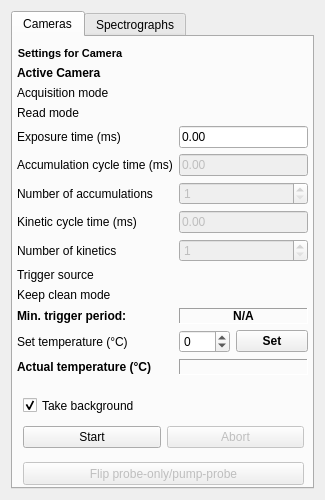
<?xml version="1.0" encoding="UTF-8"?>
<ui version="4.0">
 <class>Form</class>
 <widget class="QWidget" name="Form">
  <property name="geometry">
   <rect>
    <x>0</x>
    <y>0</y>
    <width>325</width>
    <height>500</height>
   </rect>
  </property>
  <property name="windowTitle">
   <string>Acquisition control</string>
  </property>
  <layout class="QVBoxLayout" name="verticalLayout">
   <item>
    <widget class="QTabWidget" name="tabDevices">
     <property name="currentIndex">
      <number>0</number>
     </property>
     <widget class="QWidget" name="tabCams">
      <attribute name="title">
       <string>Cameras</string>
      </attribute>
      <widget class="QPushButton" name="flipPumpOnlyPumpProbeButton">
       <property name="enabled">
        <bool>false</bool>
       </property>
       <property name="geometry">
        <rect>
         <x>10</x>
         <y>425</y>
         <width>281</width>
         <height>23</height>
        </rect>
       </property>
       <property name="text">
        <string>Flip probe-only/pump-probe</string>
       </property>
      </widget>
      <widget class="QWidget" name="layoutWidget">
       <property name="geometry">
        <rect>
         <x>4</x>
         <y>10</y>
         <width>291</width>
         <height>341</height>
        </rect>
       </property>
       <layout class="QFormLayout" name="formLayoutCams">
        <property name="formAlignment">
         <set>Qt::AlignLeading|Qt::AlignLeft|Qt::AlignTop</set>
        </property>
        <item row="0" column="0">
         <widget class="QLabel" name="editCameraLabel">
          <property name="font">
           <font>
            <pointsize>8</pointsize>
            <weight>75</weight>
            <bold>true</bold>
           </font>
          </property>
          <property name="text">
           <string>Settings for Camera</string>
          </property>
          <property name="alignment">
           <set>Qt::AlignCenter</set>
          </property>
         </widget>
        </item>
        <item row="2" column="0">
         <widget class="QLabel" name="label_2">
          <property name="enabled">
           <bool>true</bool>
          </property>
          <property name="text">
           <string>Acquisition mode</string>
          </property>
         </widget>
        </item>
        <item row="3" column="0">
         <widget class="QLabel" name="label_3">
          <property name="enabled">
           <bool>true</bool>
          </property>
          <property name="text">
           <string>Read mode</string>
          </property>
         </widget>
        </item>
        <item row="4" column="0">
         <widget class="QLabel" name="label_4">
          <property name="text">
           <string>Exposure time (ms)</string>
          </property>
         </widget>
        </item>
        <item row="4" column="1">
         <widget class="QLineEdit" name="exposureTimeLineEdit">
          <property name="text">
           <string>0.00</string>
          </property>
          <property name="placeholderText">
           <string/>
          </property>
         </widget>
        </item>
        <item row="5" column="0">
         <widget class="QLabel" name="label_5">
          <property name="enabled">
           <bool>true</bool>
          </property>
          <property name="text">
           <string>Accumulation cycle time (ms)</string>
          </property>
         </widget>
        </item>
        <item row="5" column="1">
         <widget class="QLineEdit" name="accumTimeLineEdit">
          <property name="enabled">
           <bool>false</bool>
          </property>
          <property name="text">
           <string>0.00</string>
          </property>
         </widget>
        </item>
        <item row="6" column="0">
         <widget class="QLabel" name="label_7">
          <property name="enabled">
           <bool>true</bool>
          </property>
          <property name="text">
           <string>Number of accumulations</string>
          </property>
         </widget>
        </item>
        <item row="6" column="1">
         <widget class="QSpinBox" name="nAccumsSpinBox">
          <property name="enabled">
           <bool>false</bool>
          </property>
          <property name="minimum">
           <number>1</number>
          </property>
          <property name="maximum">
           <number>10000</number>
          </property>
         </widget>
        </item>
        <item row="7" column="0">
         <widget class="QLabel" name="label_6">
          <property name="enabled">
           <bool>true</bool>
          </property>
          <property name="text">
           <string>Kinetic cycle time (ms)</string>
          </property>
         </widget>
        </item>
        <item row="7" column="1">
         <widget class="QLineEdit" name="kinTimeLineEdit">
          <property name="enabled">
           <bool>false</bool>
          </property>
          <property name="text">
           <string>0.00</string>
          </property>
         </widget>
        </item>
        <item row="8" column="0">
         <widget class="QLabel" name="label_8">
          <property name="enabled">
           <bool>true</bool>
          </property>
          <property name="text">
           <string>Number of kinetics</string>
          </property>
         </widget>
        </item>
        <item row="8" column="1">
         <widget class="QSpinBox" name="nKineticsSpinBox">
          <property name="enabled">
           <bool>false</bool>
          </property>
          <property name="minimum">
           <number>1</number>
          </property>
          <property name="maximum">
           <number>10000</number>
          </property>
         </widget>
        </item>
        <item row="9" column="0">
         <widget class="QLabel" name="label_9">
          <property name="text">
           <string>Trigger source</string>
          </property>
         </widget>
        </item>
        <item row="10" column="0">
         <widget class="QLabel" name="label_10">
          <property name="enabled">
           <bool>true</bool>
          </property>
          <property name="text">
           <string>Keep clean mode</string>
          </property>
         </widget>
        </item>
        <item row="11" column="0">
         <widget class="QLabel" name="label_11">
          <property name="enabled">
           <bool>true</bool>
          </property>
          <property name="font">
           <font>
            <weight>75</weight>
            <bold>true</bold>
           </font>
          </property>
          <property name="text">
           <string>Min. trigger period:</string>
          </property>
         </widget>
        </item>
        <item row="11" column="1">
         <widget class="QLabel" name="minTriggerPeriodLabel">
          <property name="enabled">
           <bool>true</bool>
          </property>
          <property name="font">
           <font>
            <weight>75</weight>
            <bold>true</bold>
           </font>
          </property>
          <property name="frameShape">
           <enum>QFrame::Panel</enum>
          </property>
          <property name="frameShadow">
           <enum>QFrame::Sunken</enum>
          </property>
          <property name="text">
           <string>N/A</string>
          </property>
          <property name="alignment">
           <set>Qt::AlignCenter</set>
          </property>
         </widget>
        </item>
        <item row="12" column="0">
         <widget class="QLabel" name="setTemperatureLabel">
          <property name="text">
           <string>Set temperature (°C)</string>
          </property>
         </widget>
        </item>
        <item row="12" column="1">
         <layout class="QHBoxLayout" name="setTempLayout">
          <property name="sizeConstraint">
           <enum>QLayout::SetMinimumSize</enum>
          </property>
          <item>
           <widget class="QSpinBox" name="setTempSpinBox">
            <property name="minimum">
             <number>-100</number>
            </property>
            <property name="maximum">
             <number>30</number>
            </property>
            <property name="value">
             <number>0</number>
            </property>
           </widget>
          </item>
          <item>
           <widget class="QPushButton" name="setTempButton">
            <property name="sizePolicy">
             <sizepolicy hsizetype="Fixed" vsizetype="Fixed">
              <horstretch>0</horstretch>
              <verstretch>0</verstretch>
             </sizepolicy>
            </property>
            <property name="font">
             <font>
              <weight>75</weight>
              <bold>true</bold>
             </font>
            </property>
            <property name="text">
             <string>Set</string>
            </property>
           </widget>
          </item>
         </layout>
        </item>
        <item row="13" column="0">
         <widget class="QLabel" name="actualTemperatureLabel">
          <property name="font">
           <font>
            <weight>75</weight>
            <bold>true</bold>
           </font>
          </property>
          <property name="text">
           <string>Actual temperature (°C)</string>
          </property>
         </widget>
        </item>
        <item row="13" column="1">
         <widget class="QLabel" name="actualTemperatureInfo">
          <property name="enabled">
           <bool>true</bool>
          </property>
          <property name="font">
           <font>
            <weight>75</weight>
            <bold>true</bold>
           </font>
          </property>
          <property name="frameShape">
           <enum>QFrame::Panel</enum>
          </property>
          <property name="frameShadow">
           <enum>QFrame::Sunken</enum>
          </property>
          <property name="text">
           <string/>
          </property>
          <property name="alignment">
           <set>Qt::AlignCenter</set>
          </property>
         </widget>
        </item>
        <item row="1" column="0">
         <widget class="QLabel" name="activeCameraLabel">
          <property name="font">
           <font>
            <weight>75</weight>
            <bold>true</bold>
           </font>
          </property>
          <property name="text">
           <string>Active Camera</string>
          </property>
         </widget>
        </item>
       </layout>
      </widget>
      <widget class="QWidget" name="layoutWidget">
       <property name="geometry">
        <rect>
         <x>10</x>
         <y>385</y>
         <width>281</width>
         <height>31</height>
        </rect>
       </property>
       <layout class="QHBoxLayout" name="horizontalLayout">
        <item>
         <widget class="QPushButton" name="startButton">
          <property name="text">
           <string>Start</string>
          </property>
         </widget>
        </item>
        <item>
         <widget class="QPushButton" name="abortButton">
          <property name="enabled">
           <bool>false</bool>
          </property>
          <property name="text">
           <string>Abort</string>
          </property>
         </widget>
        </item>
       </layout>
      </widget>
      <widget class="QCheckBox" name="takeBackgroundCheckBox">
       <property name="geometry">
        <rect>
         <x>10</x>
         <y>360</y>
         <width>281</width>
         <height>17</height>
        </rect>
       </property>
       <property name="text">
        <string>Take background</string>
       </property>
       <property name="checked">
        <bool>true</bool>
       </property>
      </widget>
     </widget>
     <widget class="QWidget" name="tabSpec">
      <attribute name="title">
       <string>Spectrographs</string>
      </attribute>
      <widget class="QWidget" name="formLayoutWidget">
       <property name="geometry">
        <rect>
         <x>10</x>
         <y>10</y>
         <width>281</width>
         <height>81</height>
        </rect>
       </property>
       <layout class="QFormLayout" name="formLayoutSpecs">
        <item row="0" column="0">
         <widget class="QLabel" name="editSpectrographLabel">
          <property name="font">
           <font>
            <weight>75</weight>
            <bold>true</bold>
           </font>
          </property>
          <property name="text">
           <string>Settings for Spectrograph</string>
          </property>
         </widget>
        </item>
        <item row="1" column="0">
         <widget class="QLabel" name="activeSpectrographLabel">
          <property name="font">
           <font>
            <weight>75</weight>
            <bold>true</bold>
           </font>
          </property>
          <property name="text">
           <string>Active Spectrograph</string>
          </property>
         </widget>
        </item>
        <item row="2" column="0">
         <widget class="QLabel" name="gratingLabel">
          <property name="text">
           <string>Grating</string>
          </property>
         </widget>
        </item>
       </layout>
      </widget>
      <widget class="QGroupBox" name="setWavelengthBox">
       <property name="geometry">
        <rect>
         <x>10</x>
         <y>100</y>
         <width>281</width>
         <height>111</height>
        </rect>
       </property>
       <property name="title">
        <string>Set wavelenght range</string>
       </property>
       <property name="checkable">
        <bool>false</bool>
       </property>
       <widget class="QWidget" name="horizontalLayoutWidget_2">
        <property name="geometry">
         <rect>
          <x>10</x>
          <y>20</y>
          <width>261</width>
          <height>21</height>
         </rect>
        </property>
        <layout class="QHBoxLayout" name="horizontalLayout_2">
         <item>
          <widget class="QRadioButton" name="setWLStartButton">
           <property name="text">
            <string>Start</string>
           </property>
           <property name="checked">
            <bool>false</bool>
           </property>
           <attribute name="buttonGroup">
            <string notr="true">setWLButtonGroup</string>
           </attribute>
          </widget>
         </item>
         <item>
          <widget class="QRadioButton" name="setWLCenterButton">
           <property name="text">
            <string>Center</string>
           </property>
           <property name="checked">
            <bool>true</bool>
           </property>
           <attribute name="buttonGroup">
            <string notr="true">setWLButtonGroup</string>
           </attribute>
          </widget>
         </item>
         <item>
          <widget class="QRadioButton" name="setWLEndButton">
           <property name="text">
            <string>End</string>
           </property>
           <property name="checked">
            <bool>false</bool>
           </property>
           <attribute name="buttonGroup">
            <string notr="true">setWLButtonGroup</string>
           </attribute>
          </widget>
         </item>
        </layout>
       </widget>
       <widget class="QLabel" name="labelWLRange">
        <property name="geometry">
         <rect>
          <x>10</x>
          <y>55</y>
          <width>261</width>
          <height>16</height>
         </rect>
        </property>
        <property name="font">
         <font>
          <weight>75</weight>
          <bold>true</bold>
         </font>
        </property>
        <property name="text">
         <string>Actual wavelength range (nm)</string>
        </property>
       </widget>
       <widget class="QWidget" name="horizontalLayoutWidget_3">
        <property name="geometry">
         <rect>
          <x>10</x>
          <y>80</y>
          <width>261</width>
          <height>17</height>
         </rect>
        </property>
        <layout class="QHBoxLayout" name="horizontalLayout_3">
         <item>
          <widget class="QLabel" name="actualWavelengthStartInfo">
           <property name="font">
            <font>
             <weight>75</weight>
             <bold>true</bold>
            </font>
           </property>
           <property name="frameShape">
            <enum>QFrame::Panel</enum>
           </property>
           <property name="frameShadow">
            <enum>QFrame::Sunken</enum>
           </property>
           <property name="text">
            <string>0</string>
           </property>
           <property name="alignment">
            <set>Qt::AlignCenter</set>
           </property>
          </widget>
         </item>
         <item>
          <widget class="QLabel" name="arrowLabel">
           <property name="font">
            <font>
             <weight>75</weight>
             <bold>true</bold>
            </font>
           </property>
           <property name="frameShadow">
            <enum>QFrame::Sunken</enum>
           </property>
           <property name="text">
            <string>&lt;----&gt;</string>
           </property>
           <property name="alignment">
            <set>Qt::AlignCenter</set>
           </property>
          </widget>
         </item>
         <item>
          <widget class="QLabel" name="actualWavelengthEndInfo">
           <property name="font">
            <font>
             <weight>75</weight>
             <bold>true</bold>
            </font>
           </property>
           <property name="text">
            <string>0</string>
           </property>
           <property name="alignment">
            <set>Qt::AlignCenter</set>
           </property>
          </widget>
         </item>
        </layout>
       </widget>
      </widget>
     </widget>
    </widget>
   </item>
  </layout>
 </widget>
 <resources/>
 <connections/>
 <buttongroups>
  <buttongroup name="setWLButtonGroup"/>
 </buttongroups>
</ui>
